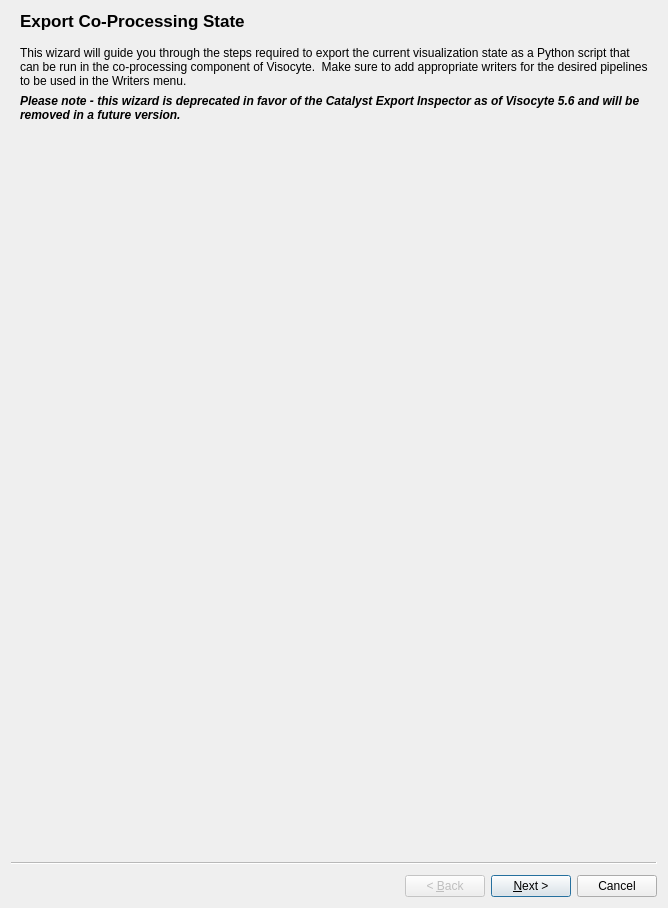
<?xml version="1.0" encoding="UTF-8"?>
<ui version="4.0">
 <class>ExportStateWizard</class>
 <widget class="QWizard" name="ExportStateWizard">
  <property name="geometry">
   <rect>
    <x>0</x>
    <y>0</y>
    <width>668</width>
    <height>908</height>
   </rect>
  </property>
  <property name="minimumSize">
   <size>
    <width>300</width>
    <height>320</height>
   </size>
  </property>
  <property name="windowTitle">
   <string>Export State</string>
  </property>
  <widget class="QWizardPage" name="wizardPage1">
   <property name="title">
    <string>Export Co-Processing State</string>
   </property>
   <attribute name="pageId">
    <string notr="true">0</string>
   </attribute>
   <layout class="QGridLayout" name="gridLayout">
    <item row="0" column="0">
     <widget class="QLabel" name="label">
      <property name="text">
       <string>This wizard will guide you through the steps required to export the current visualization state as a Python script that can be run in the co-processing component of Visocyte.  Make sure to add appropriate writers for the desired pipelines to be used in the Writers menu.</string>
      </property>
      <property name="alignment">
       <set>Qt::AlignLeading|Qt::AlignLeft|Qt::AlignTop</set>
      </property>
      <property name="wordWrap">
       <bool>true</bool>
      </property>
     </widget>
    </item>
    <item row="2" column="0">
     <spacer name="verticalSpacer_2">
      <property name="orientation">
       <enum>Qt::Vertical</enum>
      </property>
      <property name="sizeHint" stdset="0">
       <size>
        <width>20</width>
        <height>40</height>
       </size>
      </property>
     </spacer>
    </item>
    <item row="1" column="0">
     <widget class="QLabel" name="label_6">
      <property name="font">
       <font>
        <weight>75</weight>
        <italic>true</italic>
        <bold>true</bold>
       </font>
      </property>
      <property name="text">
       <string>Please note - this wizard is deprecated in favor of the Catalyst Export Inspector as of Visocyte 5.6 and will be removed in a future version.</string>
      </property>
      <property name="wordWrap">
       <bool>true</bool>
      </property>
     </widget>
    </item>
   </layout>
  </widget>
  <widget class="pqSGExportStateWizardPage2" name="wizardPage2">
   <property name="title">
    <string>Select Simulation Inputs</string>
   </property>
   <property name="subTitle">
    <string>Select the sources in this visualization that are inputs from the simulation. Use Ctrl to select multiple sources.</string>
   </property>
   <attribute name="pageId">
    <string notr="true">1</string>
   </attribute>
   <layout class="QGridLayout" name="gridLayout_2">
    <item row="0" column="0">
     <widget class="QCheckBox" name="showAllSources">
      <property name="toolTip">
       <string>&lt;html&gt;&lt;head/&gt;&lt;body&gt;&lt;p&gt;Only sources that correspond to inputs from the simulation should be added.&lt;/p&gt;&lt;/body&gt;&lt;/html&gt;</string>
      </property>
      <property name="text">
       <string>Show All Sources</string>
      </property>
     </widget>
    </item>
    <item row="1" column="0" rowspan="3">
     <widget class="QListWidget" name="allInputs">
      <property name="selectionMode">
       <enum>QAbstractItemView::ExtendedSelection</enum>
      </property>
     </widget>
    </item>
    <item row="1" column="1">
     <spacer name="verticalSpacer">
      <property name="orientation">
       <enum>Qt::Vertical</enum>
      </property>
      <property name="sizeHint" stdset="0">
       <size>
        <width>20</width>
        <height>128</height>
       </size>
      </property>
     </spacer>
    </item>
    <item row="1" column="2" rowspan="3">
     <widget class="QListWidget" name="simulationInputs">
      <property name="selectionMode">
       <enum>QAbstractItemView::ExtendedSelection</enum>
      </property>
     </widget>
    </item>
    <item row="2" column="1">
     <widget class="QPushButton" name="addButton">
      <property name="enabled">
       <bool>false</bool>
      </property>
      <property name="text">
       <string>Add</string>
      </property>
     </widget>
    </item>
    <item row="3" column="1">
     <widget class="QPushButton" name="removeButton">
      <property name="enabled">
       <bool>false</bool>
      </property>
      <property name="text">
       <string>Remove</string>
      </property>
     </widget>
    </item>
   </layout>
  </widget>
  <widget class="pqSGExportStateWizardPage3" name="wizardPage">
   <property name="title">
    <string>Name Simulation Inputs</string>
   </property>
   <property name="subTitle">
    <string>Assign names for the selected simulation inputs.</string>
   </property>
   <attribute name="pageId">
    <string notr="true">2</string>
   </attribute>
   <layout class="QGridLayout" name="gridLayout_3">
    <item row="0" column="0">
     <widget class="QTableWidget" name="nameWidget">
      <property name="alternatingRowColors">
       <bool>true</bool>
      </property>
      <property name="selectionMode">
       <enum>QAbstractItemView::SingleSelection</enum>
      </property>
      <attribute name="horizontalHeaderStretchLastSection">
       <bool>true</bool>
      </attribute>
      <column>
       <property name="text">
        <string>Pipeline Name</string>
       </property>
      </column>
      <column>
       <property name="text">
        <string>Simulation Name</string>
       </property>
      </column>
     </widget>
    </item>
   </layout>
  </widget>
  <widget class="QWizardPage" name="wizardPage_2">
   <property name="title">
    <string>Configuration</string>
   </property>
   <property name="subTitle">
    <string>Select state configuration options.</string>
   </property>
   <layout class="QVBoxLayout" name="verticalLayout">
    <item>
     <widget class="QScrollArea" name="scrollArea">
      <property name="minimumSize">
       <size>
        <width>620</width>
        <height>0</height>
       </size>
      </property>
      <property name="widgetResizable">
       <bool>true</bool>
      </property>
      <widget class="QWidget" name="scrollAreaWidgetContents">
       <property name="geometry">
        <rect>
         <x>0</x>
         <y>0</y>
         <width>364</width>
         <height>602</height>
        </rect>
       </property>
       <layout class="QVBoxLayout" name="verticalLayout_2">
        <item>
         <layout class="QFormLayout" name="formLayout_2">
          <property name="fieldGrowthPolicy">
           <enum>QFormLayout::AllNonFixedFieldsGrow</enum>
          </property>
          <property name="labelAlignment">
           <set>Qt::AlignLeading|Qt::AlignLeft|Qt::AlignVCenter</set>
          </property>
          <property name="formAlignment">
           <set>Qt::AlignLeading|Qt::AlignLeft|Qt::AlignTop</set>
          </property>
          <item row="0" column="0">
           <widget class="QLabel" name="label_3">
            <property name="text">
             <string>Live Visualization</string>
            </property>
           </widget>
          </item>
          <item row="0" column="1">
           <widget class="QCheckBox" name="liveViz">
            <property name="text">
             <string/>
            </property>
           </widget>
          </item>
          <item row="1" column="0">
           <widget class="QLabel" name="label_5">
            <property name="text">
             <string>Output rendering components i.e. views</string>
            </property>
           </widget>
          </item>
          <item row="1" column="1">
           <widget class="QCheckBox" name="outputRendering">
            <property name="enabled">
             <bool>true</bool>
            </property>
            <property name="text">
             <string/>
            </property>
            <property name="checked">
             <bool>false</bool>
            </property>
           </widget>
          </item>
          <item row="2" column="0">
           <widget class="QLabel" name="label_4">
            <property name="text">
             <string>Output to Cinema</string>
            </property>
           </widget>
          </item>
          <item row="2" column="1">
           <layout class="QHBoxLayout" name="horizontalLayout">
            <item>
             <widget class="QCheckBox" name="outputCinema">
              <property name="text">
               <string/>
              </property>
             </widget>
            </item>
           </layout>
          </item>
          <item row="4" column="0">
           <widget class="QLabel" name="laRescaleDataRange">
            <property name="text">
             <string>Rescale to Data Range</string>
            </property>
           </widget>
          </item>
          <item row="4" column="1">
           <widget class="QCheckBox" name="rescaleDataRange">
            <property name="enabled">
             <bool>true</bool>
            </property>
            <property name="toolTip">
             <string>Check to rescale the data range every outputted time step.</string>
            </property>
            <property name="whatsThis">
             <string>Check to rescale the data range every outputted time step.</string>
            </property>
            <property name="layoutDirection">
             <enum>Qt::LeftToRight</enum>
            </property>
            <property name="text">
             <string/>
            </property>
           </widget>
          </item>
          <item row="5" column="0">
           <widget class="QLabel" name="label_2">
            <property name="text">
             <string>Time compartment size</string>
            </property>
           </widget>
          </item>
          <item row="5" column="1">
           <widget class="QSpinBox" name="timeCompartmentSize">
            <property name="sizePolicy">
             <sizepolicy hsizetype="Preferred" vsizetype="Preferred">
              <horstretch>0</horstretch>
              <verstretch>0</verstretch>
             </sizepolicy>
            </property>
            <property name="maximumSize">
             <size>
              <width>100</width>
              <height>16777215</height>
             </size>
            </property>
            <property name="toolTip">
             <string>The number of processes working together on a specific time step.</string>
            </property>
            <property name="layoutDirection">
             <enum>Qt::RightToLeft</enum>
            </property>
            <property name="suffix">
             <string/>
            </property>
            <property name="prefix">
             <string/>
            </property>
            <property name="minimum">
             <number>1</number>
            </property>
            <property name="maximum">
             <number>1000</number>
            </property>
           </widget>
          </item>
          <item row="3" column="0">
           <widget class="QLabel" name="fileNamePaddingAmountLabel">
            <property name="text">
             <string>File Name Padding Amount</string>
            </property>
           </widget>
          </item>
          <item row="3" column="1">
           <widget class="QSpinBox" name="fileNamePaddingAmountSpinBox">
            <property name="maximumSize">
             <size>
              <width>100</width>
              <height>16777215</height>
             </size>
            </property>
            <property name="layoutDirection">
             <enum>Qt::RightToLeft</enum>
            </property>
            <property name="maximum">
             <number>10</number>
            </property>
           </widget>
          </item>
         </layout>
        </item>
        <item>
         <widget class="pqExportViewSelection" name="wViewSelection" native="true">
          <property name="sizePolicy">
           <sizepolicy hsizetype="Expanding" vsizetype="Expanding">
            <horstretch>0</horstretch>
            <verstretch>0</verstretch>
           </sizepolicy>
          </property>
          <property name="minimumSize">
           <size>
            <width>0</width>
            <height>200</height>
           </size>
          </property>
          <property name="layoutDirection">
           <enum>Qt::LeftToRight</enum>
          </property>
         </widget>
        </item>
        <item>
         <widget class="pqCinemaTrackSelection" name="wCinemaTrackSelection" native="true">
          <property name="sizePolicy">
           <sizepolicy hsizetype="Expanding" vsizetype="Expanding">
            <horstretch>0</horstretch>
            <verstretch>0</verstretch>
           </sizepolicy>
          </property>
          <property name="minimumSize">
           <size>
            <width>0</width>
            <height>200</height>
           </size>
          </property>
         </widget>
        </item>
       </layout>
      </widget>
     </widget>
    </item>
   </layout>
  </widget>
 </widget>
 <customwidgets>
  <customwidget>
   <class>pqExportViewSelection</class>
   <extends>QWidget</extends>
   <header>pqExportViewSelection.h</header>
   <container>1</container>
  </customwidget>
  <customwidget>
   <class>pqCinemaTrackSelection</class>
   <extends>QWidget</extends>
   <header>pqCinemaTrackSelection.h</header>
   <container>1</container>
  </customwidget>
  <customwidget>
   <class>pqSGExportStateWizardPage2</class>
   <extends>QWizardPage</extends>
   <header>QWizardPage</header>
   <container>1</container>
  </customwidget>
  <customwidget>
   <class>pqSGExportStateWizardPage3</class>
   <extends>QWizardPage</extends>
   <header>QWizardPage</header>
   <container>1</container>
  </customwidget>
 </customwidgets>
 <resources/>
 <connections/>
</ui>
